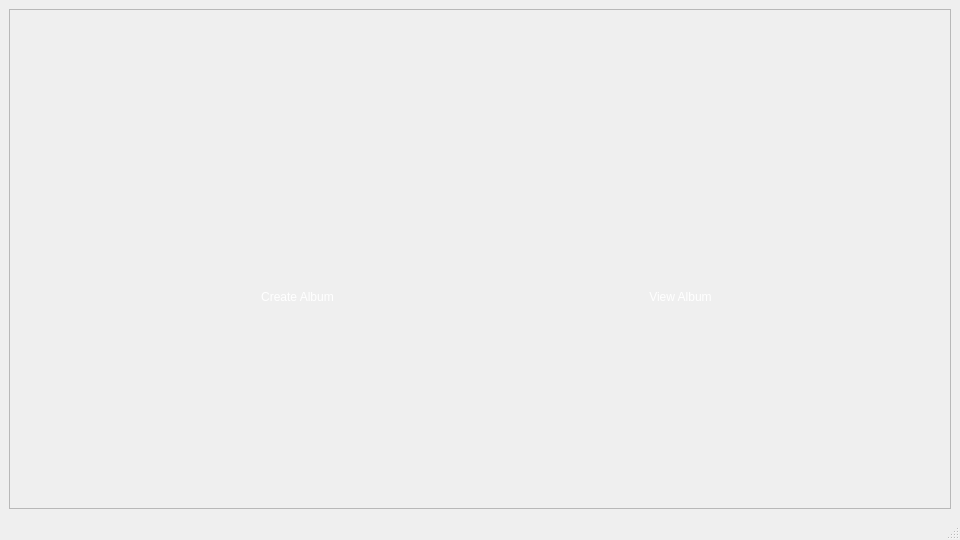
<?xml version="1.0" encoding="UTF-8"?>
<ui version="4.0">
 <class>AlbiePhotography</class>
 <widget class="QMainWindow" name="AlbiePhotography">
  <property name="geometry">
   <rect>
    <x>0</x>
    <y>0</y>
    <width>960</width>
    <height>540</height>
   </rect>
  </property>
  <property name="windowTitle">
   <string>MainWindow</string>
  </property>
  <property name="windowIcon">
   <iconset>
    <normaloff>../../python_case_study/logoooo/logo1.jpg</normaloff>../../python_case_study/logoooo/logo1.jpg</iconset>
  </property>
  <property name="styleSheet">
   <string notr="true">QMainWindow{
image:url(C:/Users/Lenovo/Desktop/PYTHON/denne/ALL PICTURES/overlay no resize .png);
}</string>
  </property>
  <widget class="QWidget" name="centralwidget">
   <layout class="QGridLayout" name="gridLayout_2">
    <item row="0" column="0">
     <widget class="QFrame" name="Frame_All_Attr">
      <property name="frameShape">
       <enum>QFrame::StyledPanel</enum>
      </property>
      <property name="frameShadow">
       <enum>QFrame::Raised</enum>
      </property>
      <layout class="QGridLayout" name="gridLayout">
       <item row="2" column="0">
        <spacer name="horizontalSpacer_4">
         <property name="orientation">
          <enum>Qt::Horizontal</enum>
         </property>
         <property name="sizeHint" stdset="0">
          <size>
           <width>40</width>
           <height>20</height>
          </size>
         </property>
        </spacer>
       </item>
       <item row="4" column="0">
        <spacer name="horizontalSpacer_3">
         <property name="orientation">
          <enum>Qt::Horizontal</enum>
         </property>
         <property name="sizeHint" stdset="0">
          <size>
           <width>40</width>
           <height>20</height>
          </size>
         </property>
        </spacer>
       </item>
       <item row="5" column="0">
        <spacer name="horizontalSpacer">
         <property name="orientation">
          <enum>Qt::Horizontal</enum>
         </property>
         <property name="sizeHint" stdset="0">
          <size>
           <width>40</width>
           <height>20</height>
          </size>
         </property>
        </spacer>
       </item>
       <item row="0" column="0">
        <spacer name="horizontalSpacer_2">
         <property name="orientation">
          <enum>Qt::Horizontal</enum>
         </property>
         <property name="sizeHint" stdset="0">
          <size>
           <width>40</width>
           <height>20</height>
          </size>
         </property>
        </spacer>
       </item>
       <item row="3" column="0">
        <layout class="QHBoxLayout" name="Container_button">
         <item>
          <spacer name="verticalSpacer_3">
           <property name="orientation">
            <enum>Qt::Vertical</enum>
           </property>
           <property name="sizeHint" stdset="0">
            <size>
             <width>20</width>
             <height>40</height>
            </size>
           </property>
          </spacer>
         </item>
         <item>
          <spacer name="verticalSpacer_14">
           <property name="orientation">
            <enum>Qt::Vertical</enum>
           </property>
           <property name="sizeHint" stdset="0">
            <size>
             <width>20</width>
             <height>40</height>
            </size>
           </property>
          </spacer>
         </item>
         <item>
          <spacer name="verticalSpacer_9">
           <property name="orientation">
            <enum>Qt::Vertical</enum>
           </property>
           <property name="sizeHint" stdset="0">
            <size>
             <width>20</width>
             <height>40</height>
            </size>
           </property>
          </spacer>
         </item>
         <item>
          <spacer name="verticalSpacer_13">
           <property name="orientation">
            <enum>Qt::Vertical</enum>
           </property>
           <property name="sizeHint" stdset="0">
            <size>
             <width>20</width>
             <height>40</height>
            </size>
           </property>
          </spacer>
         </item>
         <item>
          <spacer name="verticalSpacer_12">
           <property name="orientation">
            <enum>Qt::Vertical</enum>
           </property>
           <property name="sizeHint" stdset="0">
            <size>
             <width>20</width>
             <height>40</height>
            </size>
           </property>
          </spacer>
         </item>
         <item>
          <spacer name="verticalSpacer_7">
           <property name="orientation">
            <enum>Qt::Vertical</enum>
           </property>
           <property name="sizeHint" stdset="0">
            <size>
             <width>20</width>
             <height>40</height>
            </size>
           </property>
          </spacer>
         </item>
         <item>
          <widget class="QPushButton" name="Button_Create">
           <property name="sizePolicy">
            <sizepolicy hsizetype="MinimumExpanding" vsizetype="Fixed">
             <horstretch>0</horstretch>
             <verstretch>0</verstretch>
            </sizepolicy>
           </property>
           <property name="minimumSize">
            <size>
             <width>0</width>
             <height>332</height>
            </size>
           </property>
           <property name="maximumSize">
            <size>
             <width>237</width>
             <height>332</height>
            </size>
           </property>
           <property name="styleSheet">
            <string notr="true">QPushButton:hover { color: white }
QPushButton:hover {font-size:32px}
QPushButton{
background-color: rgba(255, 255, 255, 0);

}
QPushButton{
image:url(C:/Users/Lenovo/Desktop/PYTHON/denne/ALL PICTURES/create_album_icon.png);
	color: rgb(255, 255, 255);
	hover-font: 20px;
    border-radius: 50px;
    border-color: beige;
	font: 18pt &quot;Phenomena&quot;;
    min-width: 0em;
    padding: 0px;
}</string>
           </property>
           <property name="text">
            <string>



Create Album</string>
           </property>
           <property name="shortcut">
            <string>Ctrl+C</string>
           </property>
          </widget>
         </item>
         <item>
          <spacer name="verticalSpacer">
           <property name="orientation">
            <enum>Qt::Vertical</enum>
           </property>
           <property name="sizeHint" stdset="0">
            <size>
             <width>20</width>
             <height>40</height>
            </size>
           </property>
          </spacer>
         </item>
         <item>
          <spacer name="verticalSpacer_16">
           <property name="orientation">
            <enum>Qt::Vertical</enum>
           </property>
           <property name="sizeHint" stdset="0">
            <size>
             <width>20</width>
             <height>40</height>
            </size>
           </property>
          </spacer>
         </item>
         <item>
          <spacer name="verticalSpacer_8">
           <property name="orientation">
            <enum>Qt::Vertical</enum>
           </property>
           <property name="sizeHint" stdset="0">
            <size>
             <width>20</width>
             <height>40</height>
            </size>
           </property>
          </spacer>
         </item>
         <item>
          <spacer name="verticalSpacer_4">
           <property name="orientation">
            <enum>Qt::Vertical</enum>
           </property>
           <property name="sizeHint" stdset="0">
            <size>
             <width>20</width>
             <height>40</height>
            </size>
           </property>
          </spacer>
         </item>
         <item>
          <spacer name="verticalSpacer_5">
           <property name="orientation">
            <enum>Qt::Vertical</enum>
           </property>
           <property name="sizeHint" stdset="0">
            <size>
             <width>20</width>
             <height>40</height>
            </size>
           </property>
          </spacer>
         </item>
         <item>
          <widget class="QPushButton" name="Button_View">
           <property name="sizePolicy">
            <sizepolicy hsizetype="MinimumExpanding" vsizetype="Fixed">
             <horstretch>0</horstretch>
             <verstretch>0</verstretch>
            </sizepolicy>
           </property>
           <property name="minimumSize">
            <size>
             <width>0</width>
             <height>332</height>
            </size>
           </property>
           <property name="maximumSize">
            <size>
             <width>237</width>
             <height>332</height>
            </size>
           </property>
           <property name="styleSheet">
            <string notr="true">QPushButton:hover { color: white }
QPushButton:hover {font-size:32px}
QPushButton{
background-color: rgba(255, 255, 255, 0);
font-color:( white); 
}
QPushButton{
image:url(C:/Users/Lenovo/Desktop/PYTHON/denne/ALL PICTURES/view_icon.png);
	color: rgb(255, 255, 255);
    border-radius: 50px;
    border-color: beige;
	font: 18pt &quot;Phenomena&quot;;
    min-width: 0em;
    padding: 0px;
}</string>
           </property>
           <property name="text">
            <string>



View Album</string>
           </property>
           <property name="shortcut">
            <string>Ctrl+V</string>
           </property>
          </widget>
         </item>
         <item>
          <spacer name="verticalSpacer_11">
           <property name="orientation">
            <enum>Qt::Vertical</enum>
           </property>
           <property name="sizeHint" stdset="0">
            <size>
             <width>20</width>
             <height>40</height>
            </size>
           </property>
          </spacer>
         </item>
         <item>
          <spacer name="verticalSpacer_6">
           <property name="orientation">
            <enum>Qt::Vertical</enum>
           </property>
           <property name="sizeHint" stdset="0">
            <size>
             <width>20</width>
             <height>40</height>
            </size>
           </property>
          </spacer>
         </item>
         <item>
          <spacer name="verticalSpacer_15">
           <property name="orientation">
            <enum>Qt::Vertical</enum>
           </property>
           <property name="sizeHint" stdset="0">
            <size>
             <width>20</width>
             <height>40</height>
            </size>
           </property>
          </spacer>
         </item>
         <item>
          <spacer name="verticalSpacer_2">
           <property name="orientation">
            <enum>Qt::Vertical</enum>
           </property>
           <property name="sizeHint" stdset="0">
            <size>
             <width>20</width>
             <height>40</height>
            </size>
           </property>
          </spacer>
         </item>
         <item>
          <spacer name="verticalSpacer_10">
           <property name="orientation">
            <enum>Qt::Vertical</enum>
           </property>
           <property name="sizeHint" stdset="0">
            <size>
             <width>20</width>
             <height>40</height>
            </size>
           </property>
          </spacer>
         </item>
        </layout>
       </item>
       <item row="1" column="0">
        <spacer name="horizontalSpacer_5">
         <property name="orientation">
          <enum>Qt::Horizontal</enum>
         </property>
         <property name="sizeHint" stdset="0">
          <size>
           <width>40</width>
           <height>20</height>
          </size>
         </property>
        </spacer>
       </item>
      </layout>
     </widget>
    </item>
   </layout>
  </widget>
  <widget class="QStatusBar" name="statusbar"/>
 </widget>
 <resources/>
 <connections/>
</ui>
